Frame 1 (no input): blank canvas, image omitted
Frame 60 (the mouse pressed at the canvas centre just before this capture): blank canvas, image omitted
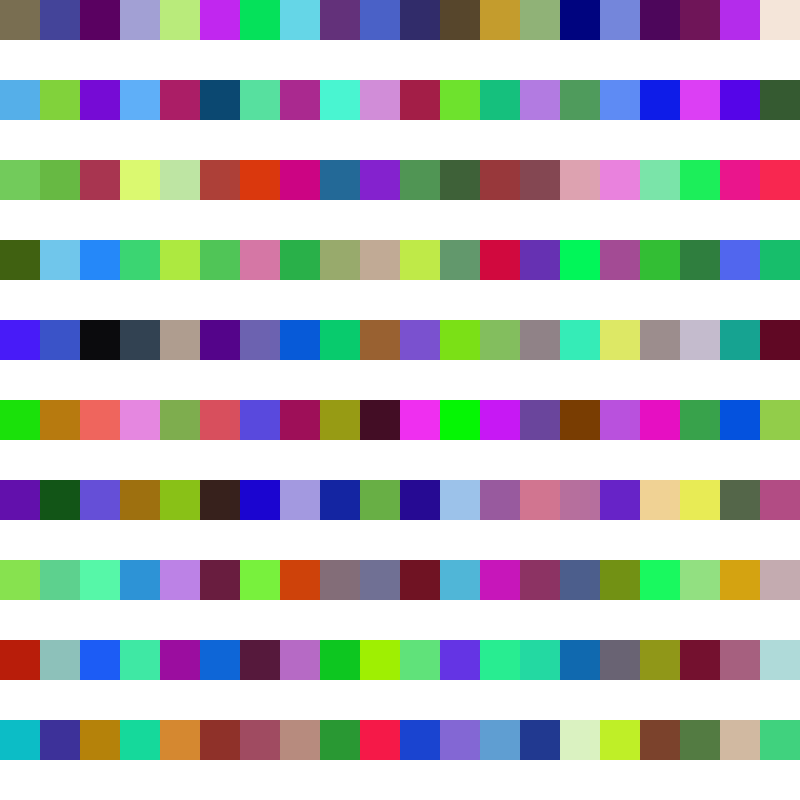
Frame 120 (the mouse held since frame 60 and released just before this capture)

The Processing sketch whose frames 1 and 60 were blank and that drew this single picture after the mouse press (run headless with seeded random() and noise(); from frame 60 on, the mouse is pressed at the canvas centre):

// Processing sketch: processing_105780
// ── processing_105780.pde

// Tiles using arrays
// Changing colors on a mouse click

// Sultan



int x = 10; //Defining height of tiles
int y = 20; //Defining width of height
color[][] colors; // Creating variable color

void setup() {
  size(800, 800);
  noStroke();
  colors = new color[y][x]; //Defining color
  for(int i=0;i<y;i++) { 
    for(int waffles=0;waffles<x;waffles++) {
      
      
    }
  }
}
void draw() {
  background(255);
{
  for(int i=0;i<y;i++) {
    for(int waffles=0;waffles<y;waffles++) {  
      
     
      
      if(mousePressed == true) // Changing color of each tile
       fill(random(250),random(250), random(250));

      rect(i*(width/y), waffles*(height/x), 40, 40); // Defining each rectangle
     
     
      }
    }
  }
}
